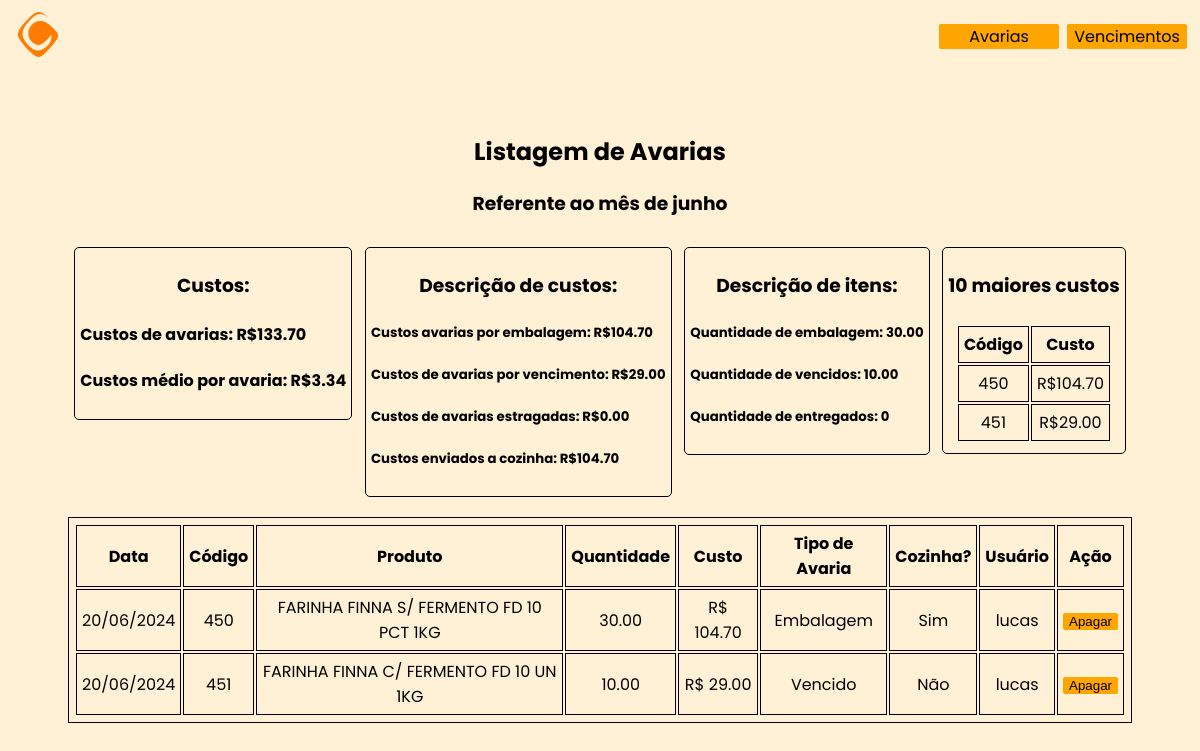
The app's page /avarias/, older data.
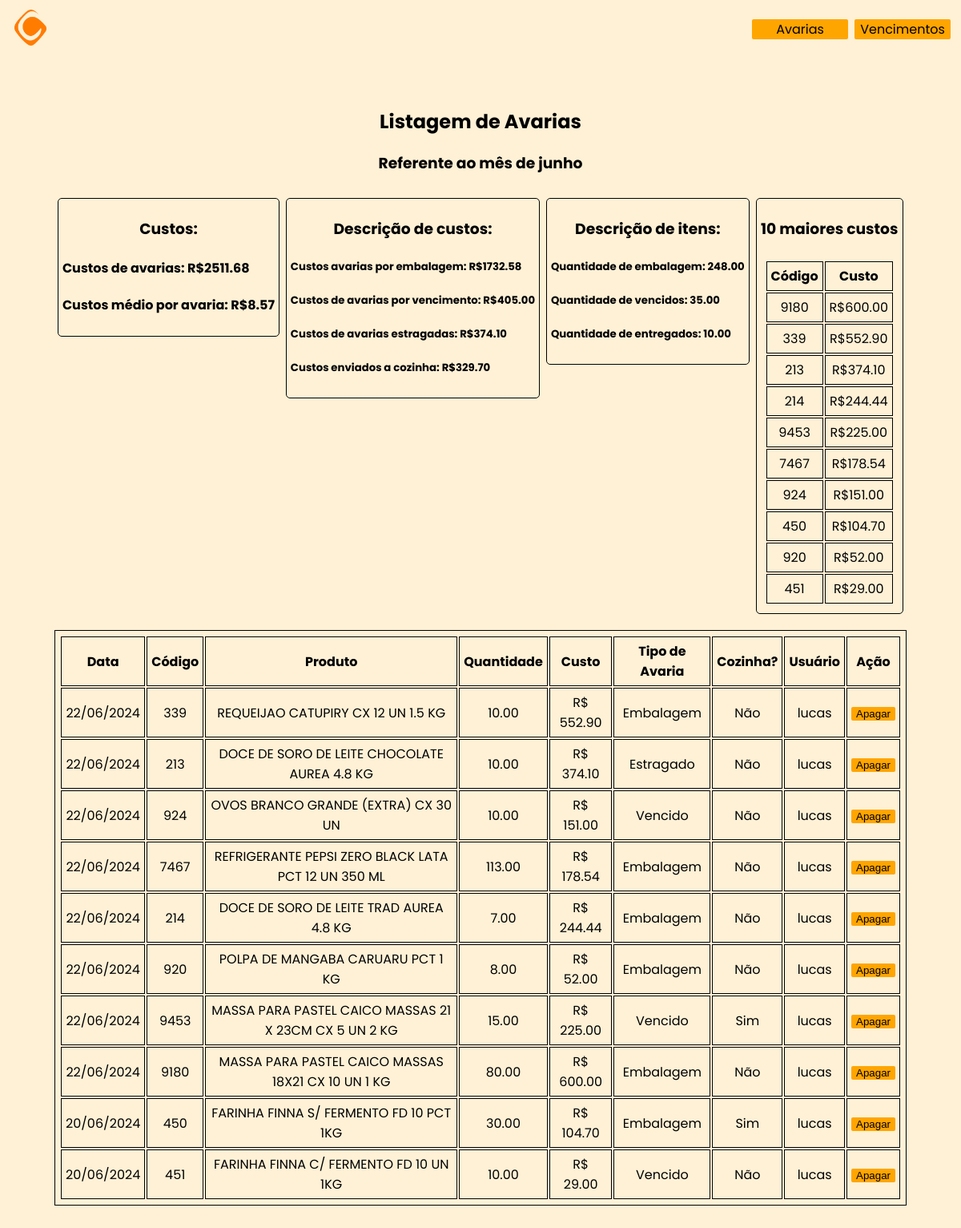
The same page, newer data.
### app/main.py (models this page shows)
class Produto_Avaria(db.Model):
    id = db.Column(db.Integer, primary_key=True)
    codigo_do_produto = db.Column(db.Integer, nullable=False)
    nome_do_produto = db.Column(db.String(300), nullable=False)
    preco_do_produto = db.Column(db.DECIMAL(10, 2), nullable=False)
    quantidade = db.Column(db.DECIMAL(10, 2), nullable=False)
    preco_total = db.Column(db.DECIMAL(10, 2), nullable=False)
    data_de_insercao = db.Column(db.Date)
    criador = db.Column(db.String(300), nullable=True)
    tipodeavaria = db.Column(db.String(300), nullable=True)
    cozinha = db.Column(db.String(300), nullable=True)

### app/main.py (the view)
@app.route('/avarias/', methods=['GET'])
def index_avarias():
    avarias = Produto_Avaria.query.filter(Produto_Avaria.data_de_insercao >= primeiro_dia_mes(),
                                          Produto_Avaria.data_de_insercao <= ultimo_dia_mes()).order_by(
        Produto_Avaria.data_de_insercao.desc()).all()
    total_soma_avarias = db.session.query(func.sum(Produto_Avaria.preco_total)).filter(
        Produto_Avaria.data_de_insercao >= primeiro_dia_mes(),
        Produto_Avaria.data_de_insercao <= ultimo_dia_mes()).scalar()
    total_soma_avarias_cozinha = db.session.query(func.sum(Produto_Avaria.preco_total)).filter(
        Produto_Avaria.data_de_insercao >= primeiro_dia_mes(), Produto_Avaria.data_de_insercao <= ultimo_dia_mes(),
        Produto_Avaria.cozinha == "Sim").scalar()
    total_soma_avarias_embalagem = db.session.query(func.sum(Produto_Avaria.preco_total)).filter(
        Produto_Avaria.data_de_insercao >= primeiro_dia_mes(), Produto_Avaria.data_de_insercao <= ultimo_dia_mes(),
        Produto_Avaria.tipodeavaria == "Embalagem").scalar()
    total_soma_avarias_vencimento = db.session.query(func.sum(Produto_Avaria.preco_total)).filter(
        Produto_Avaria.data_de_insercao >= primeiro_dia_mes(), Produto_Avaria.data_de_insercao <= ultimo_dia_mes(),
        Produto_Avaria.tipodeavaria == "Vencido").scalar()
    total_soma_avarias_estragado = db.session.query(func.sum(Produto_Avaria.preco_total)).filter(
        Produto_Avaria.data_de_insercao >= primeiro_dia_mes(), Produto_Avaria.data_de_insercao <= ultimo_dia_mes(),
        Produto_Avaria.tipodeavaria == "Estragado").scalar()
    if not total_soma_avarias:
        total_soma_avarias = "0.00"
    if not total_soma_avarias_cozinha:
        total_soma_avarias_cozinha = "0.00"
    if not total_soma_avarias_embalagem:
        total_soma_avarias_embalagem = "0.00"
    if not total_soma_avarias_vencimento:
        total_soma_avarias_vencimento = "0.00"
    if not total_soma_avarias_estragado:
        total_soma_avarias_estragado = "0.00"
    avarias_quantidade = db.session.query(func.sum(Produto_Avaria.quantidade)).filter(Produto_Avaria.data_de_insercao >= primeiro_dia_mes(),
                                          Produto_Avaria.data_de_insercao <= ultimo_dia_mes()).scalar()
    avarias_embalagem_quantidade = db.session.query(func.sum(Produto_Avaria.quantidade)).filter(Produto_Avaria.data_de_insercao >= primeiro_dia_mes(),
                                          Produto_Avaria.data_de_insercao <= ultimo_dia_mes(), Produto_Avaria.tipodeavaria =="Embalagem").scalar()
    avarias_vencidos_quantidade = db.session.query(func.sum(Produto_Avaria.quantidade)).filter(
        Produto_Avaria.data_de_insercao >= primeiro_dia_mes(),
        Produto_Avaria.data_de_insercao <= ultimo_dia_mes(), Produto_Avaria.tipodeavaria == "Vencido").scalar()
    avarias_estragados_quantidade = db.session.query(func.sum(Produto_Avaria.quantidade)).filter(
        Produto_Avaria.data_de_insercao >= primeiro_dia_mes(),
        Produto_Avaria.data_de_insercao <= ultimo_dia_mes(), Produto_Avaria.tipodeavaria == "Estragado").scalar()
    if not avarias_embalagem_quantidade:
        avarias_embalagem_quantidade = "0"
    if not avarias_vencidos_quantidade:
        avarias_vencidos_quantidade = "0"
    if not avarias_estragados_quantidade:
        avarias_estragados_quantidade = "0"
    dez_itens = Produto_Avaria.query.filter(Produto_Avaria.data_de_insercao >= primeiro_dia_mes(),
                                          Produto_Avaria.data_de_insercao <= ultimo_dia_mes()).order_by(
        Produto_Avaria.preco_total.desc()).limit(10).all()
    return render_template('avarias/index.html', avarias=avarias, mes=mes_atual(),
                           total_soma_avarias=total_soma_avarias, total_soma_avarias_cozinha=total_soma_avarias_cozinha,
                           total_soma_avarias_embalagem=total_soma_avarias_embalagem,
                           total_soma_avarias_vencimento=total_soma_avarias_vencimento,
                           total_soma_avarias_estragado=total_soma_avarias_estragado,
                           avarias_quantidade=avarias_quantidade,
                           avarias_embalagem_quantidade=avarias_embalagem_quantidade,
                           avarias_vencidos_quantidade=avarias_vencidos_quantidade,
                           avarias_estragados_quantidade=avarias_estragados_quantidade, dez_itens=dez_itens)

### app/main.py (called while the page is built)
def data_agora():
    agora = datetime.now().date()
    return agora

def mes_atual():
    mes = datetime.now()
    formatted_date = format_datetime(mes, format='MMMM', locale='pt_BR')
    return formatted_date

def primeiro_dia_mes():
    primeiro_dia_mes = data_agora().replace(day=1)
    return primeiro_dia_mes

def ultimo_dia_mes():
    ultimo_dia_mes = data_agora().replace(day=calendar.monthrange(data_agora().year, data_agora().month)[1])
    return ultimo_dia_mes

### app/templates/avarias/index.html (shortened to what this page needs)
{% extends "./template.html" %}
{% block content %}
    <h2>Listagem de Avarias</h2>
        <h3>Referente ao mês de {{ mes }}</h3>
    <div class="resumo">
    <div class="resumoavarias">
    <h3>Custos:</h3>
    <h4>Custos de avarias: R${{ total_soma_avarias }} </h4>
    <h4>Custos médio por avaria: R${{ "{:.2f}".format(total_soma_avarias / avarias_quantidade) }} </h4>
    </div><br>
    <div class="resumoavarias">
            <h3>Descrição de custos:</h3>
    <h5>Custos avarias por embalagem: R${{ total_soma_avarias_embalagem }} </h5>
    <h5>Custos de avarias por vencimento: R${{ total_soma_avarias_vencimento }} </h5>
    <h5>Custos de avarias estragadas: R${{ total_soma_avarias_estragado }} </h5>
    <h5>Custos enviados a cozinha: R${{ total_soma_avarias_cozinha }} </h5>
    </div><br>
    <div class="resumoavarias">
     <h3>Descrição de itens:</h3>
    <h5>Quantidade de embalagem: {{ avarias_embalagem_quantidade }}</h5>
    <h5>Quantidade de vencidos: {{ avarias_vencidos_quantidade }}</h5>
    <h5>Quantidade de entregados: {{ avarias_estragados_quantidade }}</h5>
    </div>
    <div class="resumoavarias">
        <h3>10 maiores custos</h3>
    <table class="dez_itens">
        <tr>
            <th>Código</th>
            <th>Custo</th>
        </tr>
        {% for i in dez_itens %}
        <tr>
            <td>{{ i.codigo_do_produto }}</td>
                <td>R${{  i.preco_total }}</td>
        </tr>
        {% endfor %}
    </table>
    </div>
    </div>
    <div class="tabelaavarias">
    <table>
  <tr>
      <th>Data</th>
    <th>Código</th>
    <th>Produto</th>
    <th>Quantidade</th>
    <th>Custo</th>
    <th>Tipo de Avaria</th>
    <th>Cozinha?</th>
    <th>Usuário</th>
    <th>Ação</th>
  </tr>
   {% for avaria in avarias %}
  <tr>
      <td>{{ avaria.data_de_insercao.strftime('%d/%m/%Y') }}</td>
    <td>{{ avaria.codigo_do_produto }}</td>
    <td>{{ avaria.nome_do_produto }}</td>
    <td>{{ avaria.quantidade }}</td>
    <td>R$ {{ avaria.preco_total }}</td>
      <td>{{ avaria.tipodeavaria }}</td>
      <td>{{ avaria.cozinha }}</td>
    <td>{{ avaria.criador }}</td>
      <td><form action="/avarias/deletar/{{ avaria.id }}" method="post">
    <input type="submit" value="Apagar"></form>
    </td>
  </tr>
        {% endfor %}
</table>
    </div>
{% endblock %}

### app/templates/template.html (shortened to what this page needs)
<!DOCTYPE html>
<html lang="en">
<head>
    <link rel="stylesheet" href="{{ url_for('static', filename='style.css') }}">
</head>
<body>
<div class="menu">
    <div class="logo"><img src="../static/imagens/logo.png" width="40"></div>
    <div class="botoesmenu">
    <div class="botaoavarias">Avarias
    </div>
        <div class="botaovecimentos">Vencimentos
    </div>
    </div>
    </div>
<div class="conteudo">{% block content %}{% endblock %}</div>
</body>
</html>

### app/static/style.css (style rules this page uses)
html { background: rgba(255, 165, 0, 0.16); font-family: 'Poppins', sans-serif; }
.menu { display: flex; justify-content: space-between; align-items: center; border-radius: 2px; padding-left: 10px; font-size: 16px; }
.logo { padding-top: 4px; mix-blend-mode: multiply; }
.botoesmenu { display: inline-flex; }
.botaoavarias { cursor: pointer; border-radius: 2px; position: relative; width: 120px; background-color: orange; text-align: center; margin-left: 8px; }
.botaovecimentos { cursor: pointer; border-radius: 2px; position: relative; display: inline-block; width: 120px; background-color: orange; text-align: center; margin-left: 8px; margin-right: 5px; }
.conteudo { margin: auto; width: fit-content; text-align: center; align-content: center; padding: 50px; }
table, th, td { padding: 5px 5px; border: 1px solid; }
input[type="submit"] { width: fit-content; border-style: unset; border-radius: 2px; background-color: orange; }
form { text-align: center; }
input { text-align: center; width: fit-content; }
.resumoavarias { border: solid 1px; width: fit-content; padding: 5px 5px 5px 5px; border-radius: 5px; margin: auto; text-align: justify; margin-top: 0; }
.tabelaavarias { padding: 10px; }
.resumo { display: flex; justify-content: center; text-align: center; padding: 10px; }
.dez_itens { border: 0px #ffcc77 solid; text-align: center; margin: auto; }

### app/templates/avarias/index.html (style rules this page uses)
h3 { text-align: center ; }

Row changes from the older to the newer data that the page shows:
added Produto_Avaria: codigo_do_produto "9180", preco_total "600.00", data_de_insercao "22/06/2024", nome_do_produto "MASSA PARA PASTEL CAICO MASSAS 18X21 CX 10 UN 1 KG", quantidade "80.00", tipodeavaria "Embalagem", cozinha "Não", criador "lucas"
added Produto_Avaria: codigo_do_produto "339", preco_total "552.90", data_de_insercao "22/06/2024", nome_do_produto "REQUEIJAO CATUPIRY CX 12 UN 1.5 KG", quantidade "10.00", tipodeavaria "Embalagem", cozinha "Não", criador "lucas"
added Produto_Avaria: codigo_do_produto "213", preco_total "374.10", data_de_insercao "22/06/2024", nome_do_produto "DOCE DE SORO DE LEITE CHOCOLATE AUREA 4.8 KG", quantidade "10.00", tipodeavaria "Estragado", cozinha "Não", criador "lucas"
added Produto_Avaria: codigo_do_produto "214", preco_total "244.44", data_de_insercao "22/06/2024", nome_do_produto "DOCE DE SORO DE LEITE TRAD AUREA 4.8 KG", quantidade "7.00", tipodeavaria "Embalagem", cozinha "Não", criador "lucas"
added Produto_Avaria: codigo_do_produto "9453", preco_total "225.00", data_de_insercao "22/06/2024", nome_do_produto "MASSA PARA PASTEL CAICO MASSAS 21 X 23CM CX 5 UN 2 KG", quantidade "15.00", tipodeavaria "Vencido", cozinha "Sim", criador "lucas"
added Produto_Avaria: codigo_do_produto "7467", preco_total "178.54", data_de_insercao "22/06/2024", nome_do_produto "REFRIGERANTE PEPSI ZERO BLACK LATA PCT 12 UN 350 ML", quantidade "113.00", tipodeavaria "Embalagem", cozinha "Não", criador "lucas"
added Produto_Avaria: codigo_do_produto "924", preco_total "151.00", data_de_insercao "22/06/2024", nome_do_produto "OVOS BRANCO GRANDE (EXTRA) CX 30 UN", quantidade "10.00", tipodeavaria "Vencido", cozinha "Não", criador "lucas"
added Produto_Avaria: codigo_do_produto "920", preco_total "52.00", data_de_insercao "22/06/2024", nome_do_produto "POLPA DE MANGABA CARUARU PCT 1 KG", quantidade "8.00", tipodeavaria "Embalagem", cozinha "Não", criador "lucas"
Text that changed along with them:
{{ total_soma_avarias }}: "133.70" → "2511.68"
{{ "{:.2f}".format(total_soma_avarias / avarias_quantidade) }}: "3.34" → "8.57"
{{ total_soma_avarias_embalagem }}: "104.70" → "1732.58"
{{ total_soma_avarias_vencimento }}: "29.00" → "405.00"
{{ total_soma_avarias_estragado }}: "0.00" → "374.10"
{{ total_soma_avarias_cozinha }}: "104.70" → "329.70"
{{ avarias_embalagem_quantidade }}: "30.00" → "248.00"
{{ avarias_vencidos_quantidade }}: "10.00" → "35.00"
{{ avarias_estragados_quantidade }}: "0" → "10.00"
